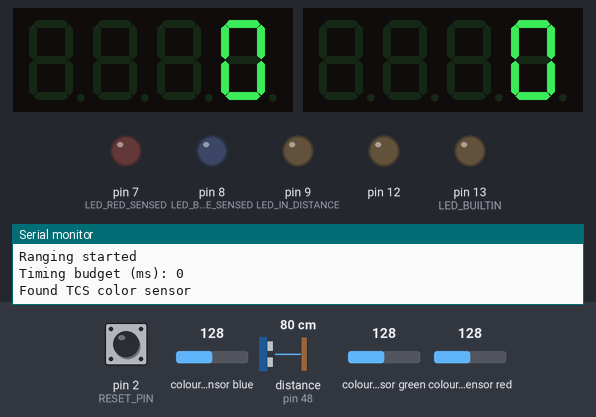
The sketch below on a simulated Arduino Uno, built for the host (arithmetic inside an expression is 32-bit, double 64-bit). Parts: 2 × 4-digit seven-segment display, output pins drawn as LEDs (lit = HIGH), the last lines printed to the serial monitor. The inputs (shaded band) are chosen by the test bench; at power-on: distance to the obstacle (sensor on pin 48) 80 cm, pin 2 (RESET_PIN) LOW, colour sensor blue 128, colour sensor green 128, colour sensor red 128.

Above: at 1.2 s.
1.3 s: distance to the obstacle (sensor on pin 48) set to 12 cm
2.8 s: distance to the obstacle (sensor on pin 48) set to 9 cm
At 3.9 s:
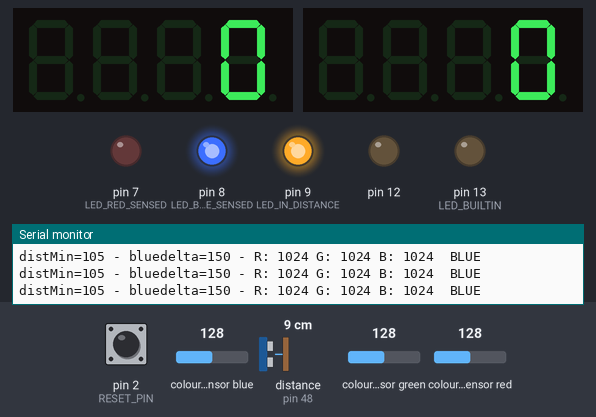
4.3 s: distance to the obstacle (sensor on pin 48) set to 18 cm
At 5.5 s:
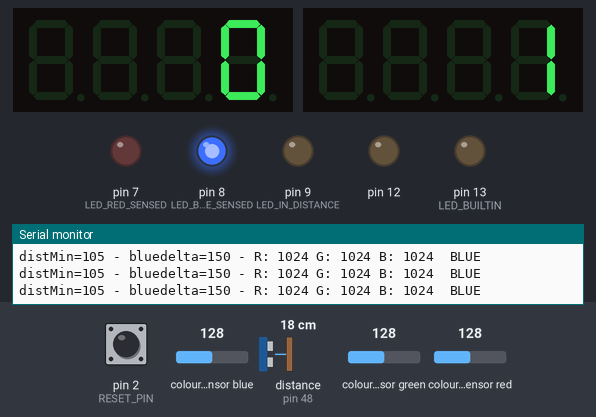
5.8 s: pin 2 (RESET_PIN) pulled HIGH for 0.15 s
At 6.8 s:
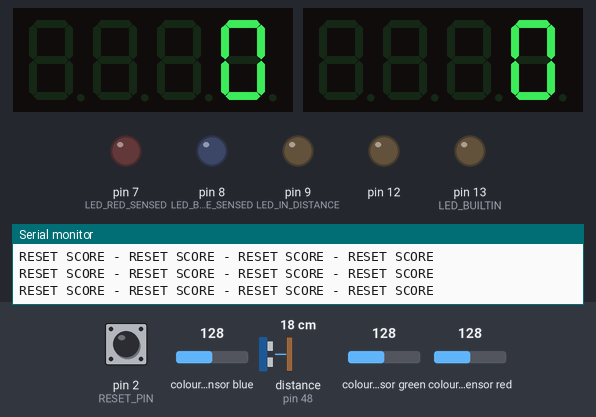
7.4 s: distance to the obstacle (sensor on pin 48) set to 2 cm
At 8.0 s:
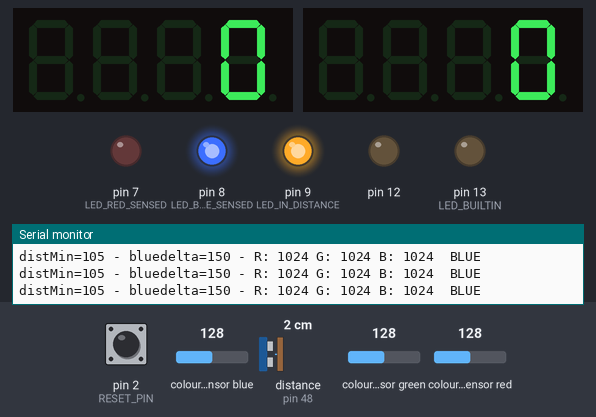
8.9 s: colour sensor blue set to 112
10.4 s: colour sensor blue set to 106
At 11.5 s:
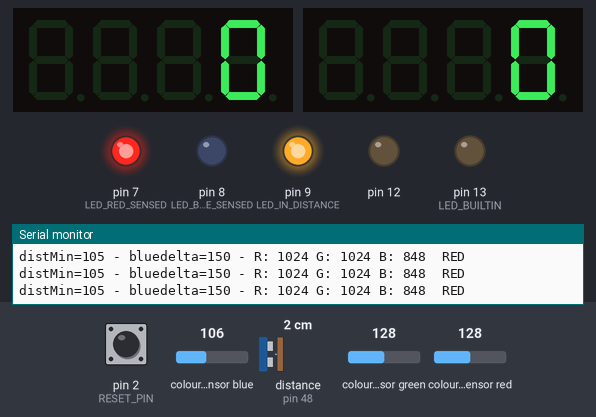
Timing chart, 0 to 12.9 s (numbered marks = the images above; inputs shaded):
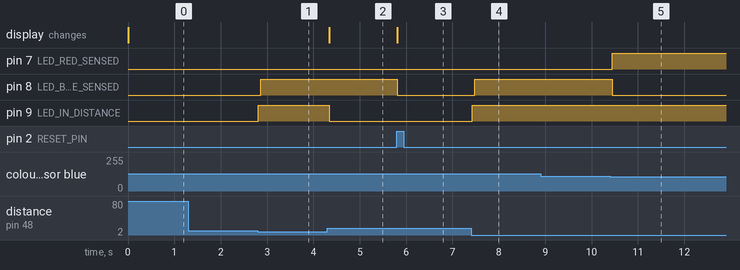

Measured:
- the behaviour switches between 11 and 10 cm on distance to the obstacle (sensor on pin 48) (found by bisection; images 0 and 1)
- the behaviour switches between 110 and 109 on colour sensor blue (found by bisection; images 4 and 5)
- after the input at 1.3 s, every drawn part: stays the same
- after the input at 2.8 s, pin 8 (LED_BLUE_SENSED): LOW → HIGH after 0.06 s; pin 9 (LED_IN_DISTANCE): LOW → HIGH at once
- after the input at 4.3 s, pin 9 (LED_IN_DISTANCE): HIGH → LOW at once; the display: changes at once (image 2)
- after the input at 5.8 s, pin 8 (LED_BLUE_SENSED): HIGH → LOW at once; the display: changes at once (image 3)
- after the input at 7.4 s, pin 8 (LED_BLUE_SENSED): LOW → HIGH after 0.08 s; pin 9 (LED_IN_DISTANCE): LOW → HIGH at once
- after the input at 10.4 s, pin 7 (LED_RED_SENSED): LOW → HIGH after 0.05 s; pin 8 (LED_BLUE_SENSED): HIGH → LOW after 0.05 s

The sketch:

scoreSensorSPI_2022.ino
```cpp
// count game pieces as they pass thru port
// measure distance via Time Of Flight sensor VL53L1X by Adafruit
// display via 7-segment LED backpack by Adafruit
// Finally, send score to SPI Master LED via SPI (see ISR)
// @DaVinci FRC Vitruvian Bots Team 4201

// GLOBAL VARIABLES FOR CALIBRATION OF 4 MODULES
int blueDelta=150;  // module 1
//int blueDelta=204;  // module 2
//int blueDelta=203;  // module 3
//int blueDelta=132;  // module 4


// digital pins
#define RESET_PIN 2
//#define RGB_INT_PIN 4
#define TOF_XSHUT_PIN 5
#define TOF_IRQ_PIN 6
#define LED_RED_SENSED 7
#define LED_BLUE_SENSED 8
#define LED_IN_DISTANCE 9
// analog pins
#define SENSITIVITY_PIN 3 // analog
#define MIN_RED_PIN 2     // analog
#define BLUE_DELTA_PIN 1    // analog
// internal logic color codes
#define RED   1
#define GREEN 2
#define BLUE  3
// color calibration: use pot to add or subtract 500
#define RED_BASELINE 1375   // 1875-500 <== midpoint of 1K Pot
#define BLUE_BASELINE 2000  // 2500-500 <== 1K midpoint
#define TRUE HIGH
#define FALSE LOW

uint8_t countRed=0;
uint8_t countBlue=0;
int color=0;

// SPI section follows...

// SPDR = SPI Data Register for I/O

/* Vitruvian Bots Team 4201 Score Keeper Slave Simulation
   Example of SPI transfer between (1) Master controller and (4) Slave
   remote peripherals. The Master synchronizes the Slave to zero their
   counters then collects their indiviual count of Blue and Red balls
   scored and sums them for display.

   The Arduino Slave SPI SS pin 10 is tied to pin 2, as a hardwire
   driven interupt 0, that is how the interupt is defined in this case.

   K.Urashima
 */

#include <SPI.h>

const byte initSlave0 = 0b11111111;
const byte initSlave1 = 0b01111111;
const byte sendBlue = 0b11110000;
const byte sendRed =  0b01110000;
const byte caseZero = 0b00000000;
volatile byte commandFromMaster = 0;
volatile boolean startCount = false;

// minimize rework by remove dependency on pin 2 hard interrupt
void ss_falling ()
{
  commandFromMaster = 0;
} // end of interrupt service routine (ISR) ss_falling

void setupSPI() {
  pinMode(MISO,OUTPUT);              //Sets MISO as OUTPUT (Have to Send data to Master IN
  SPCR |= _BV(SPE);                  //Turn on SPI in Slave Mode
  SPCR |= _BV(SPIE);                 //Interuupt ON is set for SPI commnucation
  attachInterrupt (0, ss_falling, FALLING); // interrupt for SS falling edge
  Serial.print("SPI SS pin=");  Serial.println(SS);
}                                    //End setupSPI

ISR (SPI_STC_vect)                   // Interrupt routine function
{
  commandFromMaster = SPDR;   // command from SPI Master
  switch(commandFromMaster){
      case initSlave0:{
        SPDR = commandFromMaster;
//        Serial.println("SPI commandFromMaster initSlave0");
        break;
        }
      case initSlave1:{
        countRed=0;
        countBlue=0;
        SPDR = 0;
        startCount = true;
//        Serial.println("SPI command initSlave1 reset score counters");
        break;
      }
      case sendBlue:{
        SPDR = countBlue;
//        Serial.println("SPI command = sendBlue");
        break;
        }
      case sendRed:{
        SPDR = countRed;
//        Serial.println("SPI commmand = sendRed");
        break;
        }
      case caseZero:{
        SPDR = 0;
        break;
        }

    }  //end of switch
}      //end of SPI ISR interrupt handler
// end of SPI section

#include "Adafruit_LEDBackpack.h"
// Adafruit VL53L1X Time Of Flight TOF distance sensor uses micro LIDAR
#include "Adafruit_VL53L1X.h"
// Adafruit TCS34725 RGB color sensor
#include "Adafruit_TCS34725.h"
/**
 * NOTE I2C ADDRESSES ARE CRITICAL!
 * https://learn.adafruit.com/adafruit-led-backpack/changing-i2c-address
 * You can change the address of a backpack very easily.
 * Look on the back for A0 A1 A2 solder jumpers.
 * If a jumper is shorted with solder, that sets the address.
 * A0 sets the lowest bit with a value of 1
 */
Adafruit_7segment matrix = Adafruit_7segment();
Adafruit_7segment matrixBlue = Adafruit_7segment();
Adafruit_VL53L1X distSensor = Adafruit_VL53L1X(TOF_XSHUT_PIN, TOF_IRQ_PIN);
/* Initialise with default values (int time = 2.4ms, gain = 1x) */
// Adafruit_TCS34725 colorSensor = Adafruit_TCS34725();
/* Initialise with specific int time and gain values */
Adafruit_TCS34725 colorSensor = Adafruit_TCS34725(TCS34725_INTEGRATIONTIME_614MS, TCS34725_GAIN_1X);
void setupLEDmatrix() {
#ifndef __AVR_ATtiny85__
  Serial.println("LED Matrix Backpack");
#endif
  matrix.begin(0x70);
  matrixBlue.begin(0x71);
  delay(1);
  displayCountRed(0);
  displayCountBlue(0);
}
void displayLEDmatrix(int n) {
    matrix.println(n);
    matrix.writeDisplay();
}
void displayCountRed(int n) {
    matrix.println(n);
    matrix.writeDisplay();
}
void displayCountBlue(int n) {
    matrixBlue.println(n);
    matrixBlue.writeDisplay();
}
void setupVL53L1X() {  // time of flight distance sensor
//  Wire.begin();
  Serial.println(F("init VL53L1X API ToF Ranging Distance Sensor\n"));
  if (! distSensor.begin(0x30, &Wire)) {
    Serial.print(F("Error on init of VL sensor: "));
    Serial.println(distSensor.vl_status);
    while (1)       delay(10);
  }
  Serial.println(F("VL53L1X distance sensor OK!"));
  Serial.print(F("Sensor ID: 0x"));
  Serial.println(distSensor.sensorID(), HEX);
  if (! distSensor.startRanging()) {
    Serial.print(F("Couldn't start ranging: "));
    Serial.println(distSensor.vl_status);
    while (1)       delay(10);
  }
  Serial.println(F("Ranging started"));
  // Valid timing budgets: 15, 20, 33, 50, 100, 200 and 500ms!
  distSensor.setTimingBudget(50);
  Serial.print(F("Timing budget (ms): "));
  Serial.println(distSensor.getTimingBudget());
  /*
  vl.VL53L1X_SetDistanceThreshold(100, 300, 3, 1);
  vl.VL53L1X_SetInterruptPolarity(0);
  */
}
void setupTCScolorSensor() {
  if (colorSensor.begin()) {
    Serial.println("Found TCS color sensor");
  } else {
    Serial.println("No color sensor TCS34725 found. Check wiring and I2C addresses.");
    while (1);
  }
}

// ######## ######## ######## ######## ######## ######## SETUP
void setup() {
  // put your setup code here, to run once:
  // initialize digital pin LED_BUILTIN as an output.
  pinMode(LED_BUILTIN, OUTPUT);
  pinMode(LED_IN_DISTANCE, OUTPUT);
  pinMode(LED_RED_SENSED, OUTPUT);
  pinMode(LED_BLUE_SENSED, OUTPUT);
//  pinMode(RGB_INT_PIN, OUTPUT);
//  pinMode(TOF_XSHUT_PIN, OUTPUT);
  pinMode(RESET_PIN, INPUT);
  pinMode(SENSITIVITY_PIN, INPUT);
  pinMode(MIN_RED_PIN, INPUT);
  pinMode(BLUE_DELTA_PIN, INPUT);
  Serial.begin(115200);
  // wait until serial port opens for native USB devices
  while (! Serial) {
    delay(10);
  }
  setupSPI();
  Wire.begin();
  setupLEDmatrix();
//  digitalWrite(TOF_XSHUT_PIN, LOW);
//  digitalWrite(RGB_INT_PIN, LOW);
  setupVL53L1X();
  setupTCScolorSensor();
}

// ######## ######## ######## ######## ######## ######## GLOBAL VARIABLES
int distance=0;
int count=0;
int gap=1;  // gap between balls
boolean ballPresent=FALSE;
int sensitive=100;
int luxMinimum = 200;
int redMin = 700;
int redMax = 1900;        //possible solution, increase redmax
int blueMin = 2500;

void reset() {
  Serial.println("RESET SCORE - RESET SCORE - RESET SCORE - RESET SCORE");
   distance=0;
   count=0;
   gap=1;
   ballPresent=FALSE;
   sensitive=100;
   luxMinimum=200;
   countRed=0;
   countBlue=0;
   color=0;
   displayCountRed( countRed );
   displayCountBlue( countBlue );
   showColorLEDs( color );
}

void checkDistance() {
  distance = distSensor.distance();
//  Serial.print(" Distance (mm)= "); Serial.println(distance);
  if( distance == -1 ) {
    Serial.println(" out of range.");
    distance=9999;
  }
  if (distance < sensitive) {
    digitalWrite(LED_BUILTIN, HIGH);
    digitalWrite(LED_IN_DISTANCE, HIGH);
    Serial.print(" Distance (mm)= "); Serial.print(distance);
    if (gap == 1) {
      gap = 0;
      count++;
      Serial.print(" count= "); Serial.print(count);
    }
    Serial.print(" gap=");  Serial.println(gap);
    color = getColor();
  } else {    // nothing detected by distance sensor
    gap=1;
    digitalWrite(LED_BUILTIN, LOW);
    digitalWrite(LED_IN_DISTANCE, LOW);
  }
  displayCountRed(count);
  displayCountBlue(count);
}

int getColor() {
//  int color=0;
  uint16_t r, g, b, c, colorTemp, lux;
  colorSensor.getRawData(&r, &g, &b, &c);
//  lux = colorSensor.calculateLux(r, g, b);
  Serial.print("distMin="); Serial.print(sensitive); Serial.print(" - ");
  Serial.print("bluedelta="); Serial.print(blueDelta); Serial.print(" - ");
  Serial.print("R: "); Serial.print(r, DEC); Serial.print(" ");
  Serial.print("G: "); Serial.print(g, DEC); Serial.print(" ");
  Serial.print("B: "); Serial.print(b, DEC); Serial.print(" ");
  //if( b > blueMin   /* 2500 */
    //&& r < redMax ) /* 1875 */
  if( r < b + blueDelta )   //muhammad thinks possible solltion 2
  {
    Serial.println(" BLUE ");
    return BLUE;
  } else {
    Serial.println(" RED ");
    return RED;
  }
//  else {
//    Serial.println(" COLOR UNKNOWN ");
//    return 0;
//  }
//  return color;
}

void showColorLEDs(int color) {
  if( color == RED ) {
    digitalWrite(LED_RED_SENSED, HIGH);
    digitalWrite(LED_BLUE_SENSED, LOW);
  }
  else if( color == BLUE ) {
    digitalWrite(LED_RED_SENSED, LOW);
    digitalWrite(LED_BLUE_SENSED, HIGH);
  } else {
    digitalWrite(LED_RED_SENSED, LOW);
    digitalWrite(LED_BLUE_SENSED, LOW);
  }
}

/**
 * MAIN CODE LOOP ########  ######## ######## ######## MAIN CODE LOOP
 */
void loop() {
  // put your main code here, to run repeatedly:
  if( digitalRead(RESET_PIN) == HIGH ) {
    reset();
  }
  //sensitive = analogRead(SENSITIVITY_PIN) / 2;
  sensitive = 105;
  //redMax = RED_BASELINE + analogRead(MIN_RED_PIN) * 2;
  redMax = 330;
//  if( startCount == false ) Serial.println("SPI init command not received");
  distance = distSensor.distance();
  if( distance < sensitive ) { // ball present in range
    ballPresent = TRUE;
    digitalWrite(LED_IN_DISTANCE, HIGH);
    color = getColor();
  } else { // no ball present in range
    if( ballPresent == TRUE ) { // trailing edge of ball
      // ball was present in previous loop iteration
      if( color == RED ) {
        countRed++;
        displayCountRed( countRed );
      } else {
        countBlue++;
        displayCountBlue( countBlue );
      }
    }
    ballPresent = FALSE;
    digitalWrite(LED_IN_DISTANCE, LOW);
  }
  showColorLEDs(color);
  delay(1);
}
```
